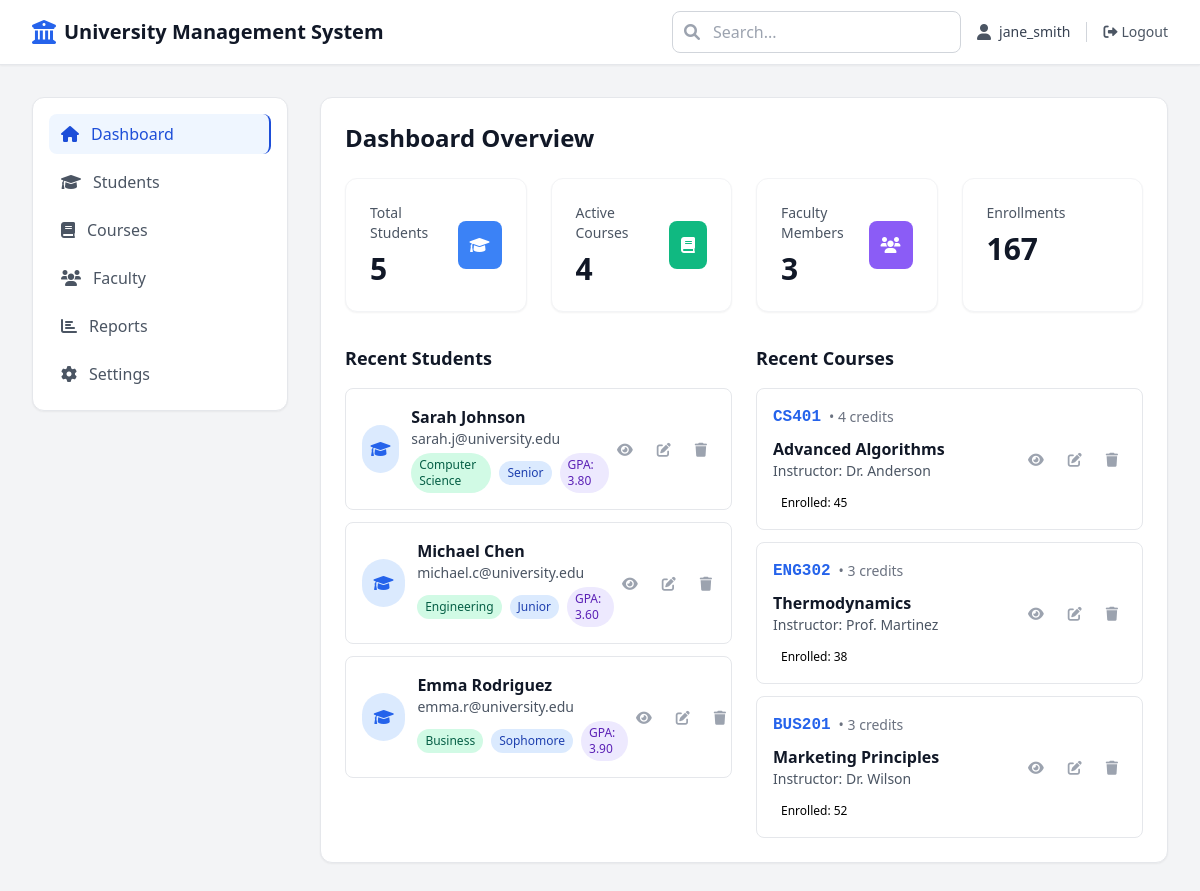
Screenshot of /index.php (signed in) with the database file from the repository.
### tables this page shows
CREATE TABLE `students` (
  `id` int(11) NOT NULL,
  `name` varchar(100) NOT NULL,
  `email` varchar(100) NOT NULL,
  `program` varchar(100) NOT NULL,
  `year` varchar(20) NOT NULL,
  `gpa` decimal(3,2) NOT NULL,
  `created_at` timestamp NOT NULL DEFAULT current_timestamp()
);

CREATE TABLE `courses` (
  `id` int(11) NOT NULL,
  `code` varchar(20) NOT NULL,
  `name` varchar(200) NOT NULL,
  `instructor` varchar(100) NOT NULL,
  `credits` int(11) NOT NULL,
  `enrolled` int(11) DEFAULT 0,
  `created_at` timestamp NOT NULL DEFAULT current_timestamp()
);

### index.php (the view, shortened to what the rows shown need)
<?php
require_once 'auth_config.php';
$activeTab = 'dashboard';
$searchTerm = '';
$students = [];
$courses = [];
if ($activeTab === 'students' || $activeTab === 'dashboard') {
    $sql = "SELECT * FROM students";
    if (!empty($searchTerm)) {
        $sql .= " WHERE name LIKE ? OR email LIKE ? OR program LIKE ?";
        $stmt = $pdo->prepare($sql);
        $searchParam = "%$searchTerm%";
        $stmt->execute([$searchParam, $searchParam, $searchParam]);
    } else {
        $stmt = $pdo->query($sql);
    }
    $students = $stmt->fetchAll();
}
if ($activeTab === 'courses' || $activeTab === 'dashboard') {
    $sql = "SELECT * FROM courses";
    if (!empty($searchTerm)) {
        $sql .= " WHERE name LIKE ? OR code LIKE ? OR instructor LIKE ?";
        $stmt = $pdo->prepare($sql);
        $searchParam = "%$searchTerm%";
        $stmt->execute([$searchParam, $searchParam, $searchParam]);
    } else {
        $stmt = $pdo->query($sql);
    }
    $courses = $stmt->fetchAll();
}
?>
<!DOCTYPE html>
<html lang="en">
<head>
    <link href="https://cdn.jsdelivr.net/npm/tailwindcss@2.2.19/dist/tailwind.min.css" rel="stylesheet">
    <link rel="stylesheet" href="https://cdnjs.cloudflare.com/ajax/libs/font-awesome/6.0.0/css/all.min.css">
</head>
<body class="bg-gray-100 min-h-screen">
    <header class="bg-white shadow-sm border-b border-gray-200">
        <div class="max-w-7xl mx-auto px-4 sm:px-6 lg:px-8">
            <div class="flex justify-between items-center h-16">
                <div class="flex items-center space-x-4">
                    <div class="flex items-center space-x-2">
                        <h1 class="text-xl font-bold text-gray-900">University Management System</h1>
                    </div>
                </div>
            </div>
        </div>
    </header>
    <div class="max-w-7xl mx-auto px-4 sm:px-6 lg:px-8 py-8">
        <div class="flex flex-col lg:flex-row gap-8">
            <div class="flex-1">
                <?php if ($activeTab === 'dashboard'): ?>
                <div class="space-y-6">
                    <div class="bg-white rounded-xl shadow-sm border border-gray-200 p-6">
                        <h2 class="text-2xl font-bold text-gray-900 mb-6">Dashboard Overview</h2>
                        <div class="grid grid-cols-1 lg:grid-cols-2 gap-6">
                            <div>
                                <div class="space-y-3">
                                    <?php foreach (array_slice($students, 0, 3) as $student): ?>
                                    <div class="bg-white rounded-lg border border-gray-200 p-4 hover:shadow-md transition-shadow">
                                        <div class="flex items-center justify-between">
                                            <div class="flex items-center space-x-3">
                                                <div class="w-12 h-12 bg-blue-100 rounded-full flex items-center justify-center">
                                                    <i class="fas fa-graduation-cap text-blue-600"></i>
                                                </div>
                                                <div>
                                                    <h3 class="font-semibold text-gray-900"><?php echo htmlspecialchars($student['name']); ?></h3>
                                                    <p class="text-sm text-gray-600"><?php echo htmlspecialchars($student['email']); ?></p>
                                                    <div class="flex items-center space-x-2 mt-1">
                                                        <span class="text-xs bg-green-100 text-green-800 px-2 py-1 rounded-full">
                                                            <?php echo htmlspecialchars($student['program']); ?>
                                                        </span>
                                                        <span class="text-xs bg-blue-100 text-blue-800 px-2 py-1 rounded-full">
                                                            <?php echo htmlspecialchars($student['year']); ?>
                                                        </span>
                                                        <span class="text-xs bg-purple-100 text-purple-800 px-2 py-1 rounded-full">
                                                            GPA: <?php echo $student['gpa']; ?>
                                                        </span>
                                                    </div>
                                                </div>
                                            </div>
                                            <div class="flex space-x-2">
                                                <button onclick="viewStudent(<?php echo $student['id']; ?>)" class="p-2 text-gray-400 hover:text-blue-600 transition-colors">
                                                    <i class="fas fa-eye text-sm"></i>
                                                </button>
                                                <button onclick="editStudent(<?php echo $student['id']; ?>)" class="p-2 text-gray-400 hover:text-yellow-600 transition-colors">
                                                    <i class="fas fa-edit text-sm"></i>
                                                </button>
                                                <button onclick="deleteStudent(<?php echo $student['id']; ?>)" class="p-2 text-gray-400 hover:text-red-600 transition-colors">
                                                    <i class="fas fa-trash text-sm"></i>
                                                </button>
                                            </div>
                                        </div>
                                    </div>
                                    <?php endforeach; ?>
                                </div>
                            </div>
                            <div>
                                <div class="space-y-3">
                                    <?php foreach (array_slice($courses, 0, 3) as $course): ?>
                                    <div class="bg-white rounded-lg border border-gray-200 p-4 hover:shadow-md transition-shadow">
                                        <div class="flex items-center justify-between">
                                            <div class="flex-1">
                                                <div class="flex items-center space-x-2 mb-2">
                                                    <span class="font-mono font-bold text-blue-600"><?php echo htmlspecialchars($course['code']); ?></span>
                                                    <span class="text-sm text-gray-500">• <?php echo $course['credits']; ?> credits</span>
                                                </div>
                                                <h3 class="font-semibold text-gray-900"><?php echo htmlspecialchars($course['name']); ?></h3>
                                                <p class="text-sm text-gray-600">Instructor: <?php echo htmlspecialchars($course['instructor']); ?></p>
                                                <div class="mt-2">
                                                    <span class="text-xs bg-orange-100 text-orange-800 px-2 py-1 rounded-full">
                                                        Enrolled: <?php echo $course['enrolled']; ?>
                                                    </span>
                                                </div>
                                            </div>
                                            <div class="flex space-x-2">
                                                <button onclick="viewCourse(<?php echo $course['id']; ?>)" class="p-2 text-gray-400 hover:text-blue-600 transition-colors">
                                                    <i class="fas fa-eye text-sm"></i>
                                                </button>
                                                <button onclick="editCourse(<?php echo $course['id']; ?>)" class="p-2 text-gray-400 hover:text-yellow-600 transition-colors">
                                                    <i class="fas fa-edit text-sm"></i>
                                                </button>
                                                <button onclick="deleteCourse(<?php echo $course['id']; ?>)" class="p-2 text-gray-400 hover:text-red-600 transition-colors">
                                                    <i class="fas fa-trash text-sm"></i>
                                                </button>
                                            </div>
                                        </div>
                                    </div>
                                    <?php endforeach; ?>
                                </div>
                            </div>
                        </div>
                    </div>
                </div>
                <?php endif; ?>
            </div>
        </div>
    </div>
</body>
</html>

### rows the page displays
students: name "Sarah Johnson", email "sarah.j@university.edu", program "Computer Science", year "Senior", gpa "3.80"
students: name "Michael Chen", email "michael.c@university.edu", program "Engineering", year "Junior", gpa "3.60"
students: name "Emma Rodriguez", email "emma.r@university.edu", program "Business", year "Sophomore", gpa "3.90"
courses: code "CS401", credits "4", name "Advanced Algorithms", instructor "Dr. Anderson", enrolled "45"
courses: code "ENG302", credits "3", name "Thermodynamics", instructor "Prof. Martinez", enrolled "38"
courses: code "BUS201", credits "3", name "Marketing Principles", instructor "Dr. Wilson", enrolled "52"

### other values shown
$_SESSION['username'] "jane_smith"
$totalStudents "5"
$totalCourses "4"
$totalFaculty "3"
$activeEnrollments "167"
